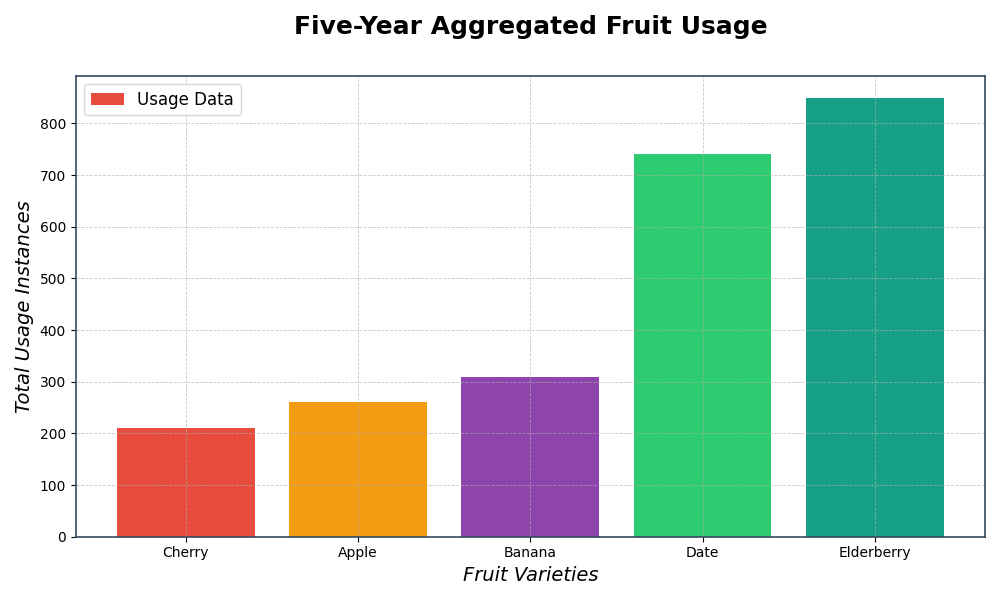

This figure's Python source:
import matplotlib.pyplot as plt
import numpy as np

fruit_types = ['Cherry', 'Banana', 'Elderberry', 'Apple', 'Date']

usage_data = np.array([
    [60, 35, 40, 45, 30],
    [65, 50, 60, 55, 80],
    [190, 150, 180, 170, 160],
    [70, 40, 50, 55, 45],
    [160, 150, 135, 140, 155]
])

total_usage = usage_data.sum(axis=1)
sorted_indices = np.argsort(total_usage)
sorted_fruit_types = [fruit_types[i] for i in sorted_indices]
sorted_total_usage = total_usage[sorted_indices]

fig, ax = plt.subplots(figsize=(10, 6))

# Randomly altered colors for bars
colors = ['#e74c3c', '#8e44ad', '#16a085', '#f39c12', '#2ecc71']

# Plot sorted bar chart with different colors
ax.bar(sorted_fruit_types, sorted_total_usage, color=[colors[i] for i in sorted_indices])

# Randomly altered chart labels and styles
ax.set_xlabel('Fruit Varieties', fontsize=14, fontstyle='italic')
ax.set_ylabel('Total Usage Instances', fontsize=14, fontstyle='italic')
ax.set_title('Five-Year Aggregated Fruit Usage', fontsize=18, fontweight='bold', pad=30)

# Add grid
ax.grid(True, linestyle='--', linewidth=0.6, alpha=0.7)

# Add a border by setting the spine color and width
for spine in ax.spines.values():
    spine.set_edgecolor('#34495e')
    spine.set_linewidth(1.2)

# Add legend after bars with colorful markers
ax.legend(['Usage Data'], loc='upper left', frameon=True, fontsize=12, markerfirst=True)

plt.tight_layout()
plt.show()
